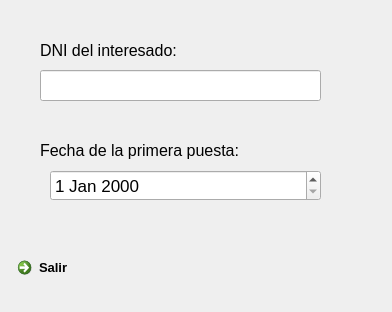
<?xml version="1.0" encoding="UTF-8"?>
<ui version="4.0">
 <class>addinfo</class>
 <widget class="QDialog" name="addinfo">
  <property name="geometry">
   <rect>
    <x>0</x>
    <y>0</y>
    <width>392</width>
    <height>312</height>
   </rect>
  </property>
  <property name="font">
   <font>
    <pointsize>10</pointsize>
   </font>
  </property>
  <property name="windowTitle">
   <string>Dialog</string>
  </property>
  <widget class="QLabel" name="label">
   <property name="geometry">
    <rect>
     <x>40</x>
     <y>30</y>
     <width>161</width>
     <height>41</height>
    </rect>
   </property>
   <property name="font">
    <font>
     <pointsize>12</pointsize>
    </font>
   </property>
   <property name="text">
    <string>DNI del interesado:</string>
   </property>
  </widget>
  <widget class="QLineEdit" name="lineEdit">
   <property name="geometry">
    <rect>
     <x>40</x>
     <y>70</y>
     <width>281</width>
     <height>31</height>
    </rect>
   </property>
  </widget>
  <widget class="QCommandLinkButton" name="commandLinkButton">
   <property name="geometry">
    <rect>
     <x>10</x>
     <y>250</y>
     <width>168</width>
     <height>41</height>
    </rect>
   </property>
   <property name="text">
    <string>Salir</string>
   </property>
  </widget>
  <widget class="QLabel" name="label_2">
   <property name="geometry">
    <rect>
     <x>40</x>
     <y>140</y>
     <width>301</width>
     <height>21</height>
    </rect>
   </property>
   <property name="font">
    <font>
     <pointsize>12</pointsize>
    </font>
   </property>
   <property name="text">
    <string>Fecha de la primera puesta:</string>
   </property>
  </widget>
  <widget class="QDateEdit" name="dateEdit">
   <property name="geometry">
    <rect>
     <x>50</x>
     <y>170</y>
     <width>271</width>
     <height>31</height>
    </rect>
   </property>
   <property name="font">
    <font>
     <pointsize>13</pointsize>
    </font>
   </property>
  </widget>
 </widget>
 <resources/>
 <connections/>
</ui>
